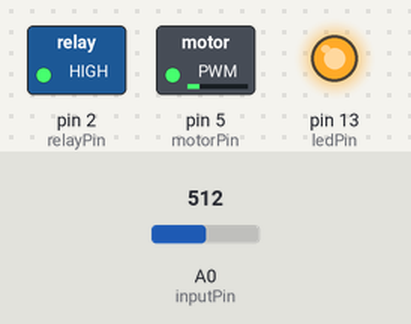
Recording of a sketch running on a simulated Arduino Uno, built with avr-gcc and run on an emulated ATmega328P. Shown: switched loads named in the sketch (green lamp = pin HIGH), output pins drawn as LEDs (lit = HIGH). Inputs (shaded band) come from the test bench; at power-on: A0 (inputPin) = 512.

Above: at 1.2 s.
1.3 s: A0 (inputPin) set to 716
At 1.8 s:
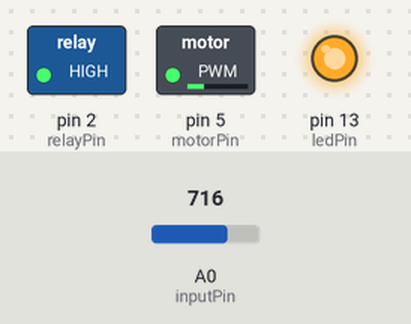
2.8 s: A0 (inputPin) set to 0
At 4.1 s:
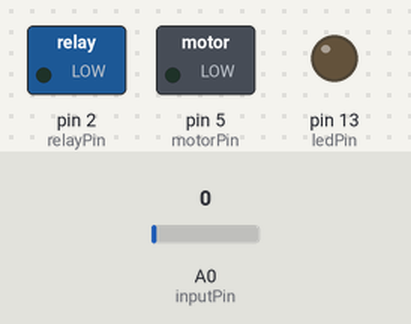
Timing chart, 0 to 5.8 s (numbered marks = the images above; inputs shaded):
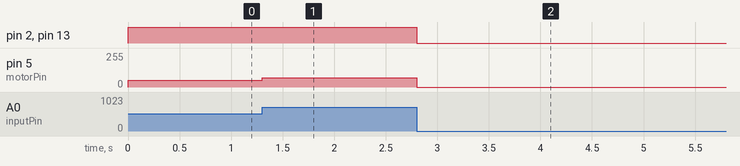

The sketch:

MotorEncoder.ino
```cpp
/*
  Тест мотора
  Читаем аналоговое значение из A0 и выводим на ногу D5
  отмасштабированное значение. При зрачении на A0 >= 3
  включаем реле на ноге D2
  2015-11-04, Wyfinger
*/

int inputPin = A0;
int ledPin = 13;
int relayPin = 2;
int motorPin = 5;

int inputValue;
int outputValue;

void setup() {
  // Установка предделителей частоты, чтобы поднять частоту ШИМ
  // на пятой ноге ШИМ должен стать с частотой 7812.50 Гц
  TCCR0B = TCCR0B & B11111000 | B00000010;
  pinMode(relayPin, OUTPUT);
  pinMode(ledPin, OUTPUT);
  pinMode(motorPin, OUTPUT);
  //Serial.begin(9600);
}

void loop() {
  inputValue = analogRead(inputPin);
  digitalWrite(relayPin, inputValue > 10);
  digitalWrite(ledPin, inputValue > 10);
  outputValue = map(inputValue, 0, 1024, 0, 100);
  analogWrite(motorPin, outputValue);
  //Serial.println("Input: " + String(inputValue) + ", Output: " + String(outputValue));
  //delay(100); // задержка, чтобы не щелкать в пограничном диапазоне
}
```

_________________.ino.cpp
```cpp
#line 1 "D:/SyncFolder/Treadmill/Arduino/Мотор с энкодером/MotorEncoder.ino"
/*
  Тест мотора
  Читаем аналоговое значение из A0 и выводим на ногу D5
  отмасштабированное значение. При зрачении на A0 >= 3
  включаем реле на ноге D2
  2015-11-04, Wyfinger
*/

#include <Arduino.h>
#line 9
int inputPin = A0;
int ledPin = 13;
int relayPin = 2;
int motorPin = 5;

int inputValue;
int outputValue;

void setup() {
  // Установка предделителей частоты, чтобы поднять частоту ШИМ
  // на пятой ноге ШИМ должен стать с частотой 7812.50 Гц
  TCCR0B = TCCR0B & B11111000 | B00000010;
  pinMode(relayPin, OUTPUT);
  pinMode(ledPin, OUTPUT);
  pinMode(motorPin, OUTPUT);
  //Serial.begin(9600);
}

void loop() {
  inputValue = analogRead(inputPin);
  digitalWrite(relayPin, inputValue > 10);
  digitalWrite(ledPin, inputValue > 10);
  outputValue = map(inputValue, 0, 1024, 0, 100);
  analogWrite(motorPin, outputValue);
  //Serial.println("Input: " + String(inputValue) + ", Output: " + String(outputValue));
  //delay(100); // задержка, чтобы не щелкать в пограничном диапазоне
}
```

Measured:
- after the input at 1.3 s, pin 5 (motorPin): 50/255 → 69/255 at once
- after the input at 2.8 s, pin 2 (relayPin), pin 13 (ledPin): HIGH → LOW at once; pin 5 (motorPin): 69/255 → 0/255 at once
